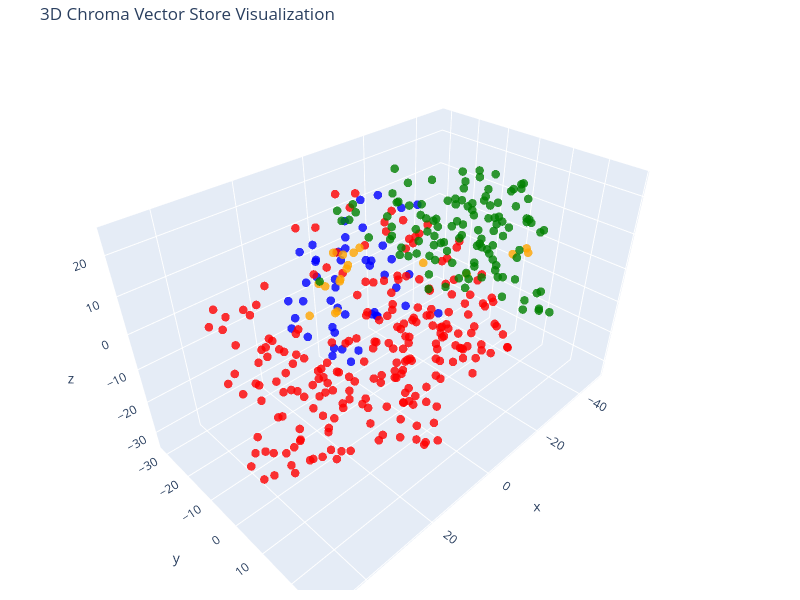

This figure's notebook cell:
### Code cell
# We humans find it easier to visalize things in 2D!
# Reduce the dimensionality of the vectors to 2D using t-SNE
# (t-distributed stochastic neighbor embedding)

tsne = TSNE(n_components=3, random_state=42)
reduced_vectors = tsne.fit_transform(vectors)

# Create the 2D scatter plot
fig = go.Figure(data=[go.Scatter3d(
    x=reduced_vectors[:, 0],
    y=reduced_vectors[:, 1],
    z=reduced_vectors[:, 2],
    mode='markers',
    marker=dict(size=5, color=colors, opacity=0.8),
    text=[f"Type: {t}<br>Text: {d[:100]}..." for t, d in zip(doc_types, documents)],
    hoverinfo='text'
)])

fig.update_layout(title='3D Chroma Vector Store Visualization',
    scene=dict(xaxis_title='x',yaxis_title='y',zaxis_title='z'),
    width=800,
    height=600,
    margin=dict(r=20, b=10, l=10, t=40)
)

fig.show()

### Figure 1 — Plotly figure (JSON) as saved in the notebook; plotly's stock layout.template omitted (floating-point values rounded to 4 significant figures; data arrays with more than 128 entries replaced by an {"elided": "..."} marker saying what was removed)
{"data": [{"hoverinfo": "text", "marker": {"color": {"elided": "413 str values"}, "opacity": 0.8, "size": 5}, "mode": "markers", "text": {"elided": "413 str values"}, "type": "scatter3d", "x": {"elided": "413 float values"}, "y": {"elided": "413 float values"}, "z": {"elided": "413 float values"}}], "layout": {"height": 600, "margin": {"b": 10, "l": 10, "r": 20, "t": 40}, "scene": {"xaxis": {"title": {"text": "x"}}, "yaxis": {"title": {"text": "y"}}, "zaxis": {"title": {"text": "z"}}}, "title": {"text": "3D Chroma Vector Store Visualization"}, "width": 800}}
